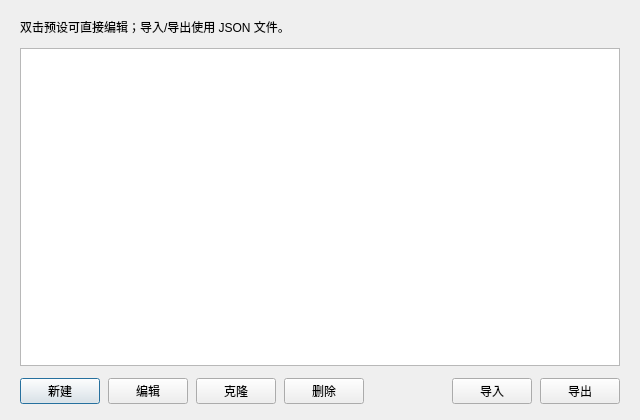
<?xml version="1.0" encoding="UTF-8"?>
<ui version="4.0">
 <class>PresetDialog</class>
 <widget class="QDialog" name="PresetDialog">
  <property name="geometry"><rect><x>0</x><y>0</y><width>640</width><height>420</height></rect></property>
  <property name="windowTitle"><string>参数预设</string></property>
  <property name="minimumSize"><size><width>640</width><height>420</height></size></property>
  <layout class="QVBoxLayout" name="rootLayout">
   <property name="leftMargin"><number>20</number></property>
   <property name="topMargin"><number>18</number></property>
   <property name="rightMargin"><number>20</number></property>
   <property name="bottomMargin"><number>16</number></property>
   <property name="spacing"><number>12</number></property>
   <item><widget class="QLabel" name="hintLabel"><property name="text"><string>双击预设可直接编辑；导入/导出使用 JSON 文件。</string></property></widget></item>
   <item><widget class="QListWidget" name="presetList"><property name="alternatingRowColors"><bool>true</bool></property><property name="minimumSize"><size><width>0</width><height>240</height></size></property></widget></item>
   <item>
    <layout class="QHBoxLayout" name="buttonRow">
     <property name="spacing"><number>8</number></property>
     <item><widget class="QPushButton" name="newBtn"><property name="text"><string>新建</string></property></widget></item>
     <item><widget class="QPushButton" name="editBtn"><property name="text"><string>编辑</string></property></widget></item>
     <item><widget class="QPushButton" name="cloneBtn"><property name="text"><string>克隆</string></property></widget></item>
     <item><widget class="QPushButton" name="deleteBtn"><property name="text"><string>删除</string></property></widget></item>
     <item><spacer name="buttonSpacer"><property name="orientation"><enum>Qt::Horizontal</enum></property><property name="sizeHint" stdset="0"><size><width>40</width><height>20</height></size></property></spacer></item>
     <item><widget class="QPushButton" name="importBtn"><property name="text"><string>导入</string></property></widget></item>
     <item><widget class="QPushButton" name="exportBtn"><property name="text"><string>导出</string></property></widget></item>
    </layout>
   </item>
  </layout>
 </widget>
 <resources/>
 <connections/>
</ui>
